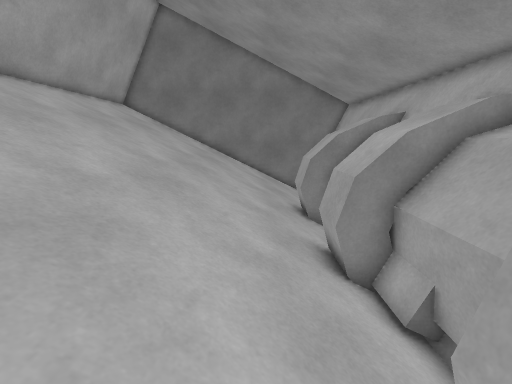
View 1 (above)

12 first-person views from a walk through a 3-D level made in the Unity game engine. The camera is 1.3 m above the floor, tilts 12° down and sees 90° across. The floor is counted in squares, 0.5 m on a side. Each view is taken from the middle of a square. On the plan, view 1 faces up. The plan holds only what a view shows up to about 18 squares ahead; the rest is blank. The place goes on beyond the plan.

View 2
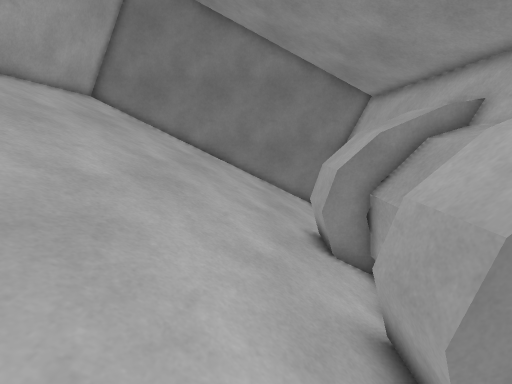

View 3
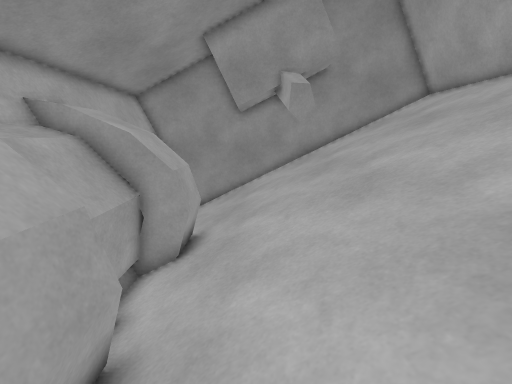

View 4
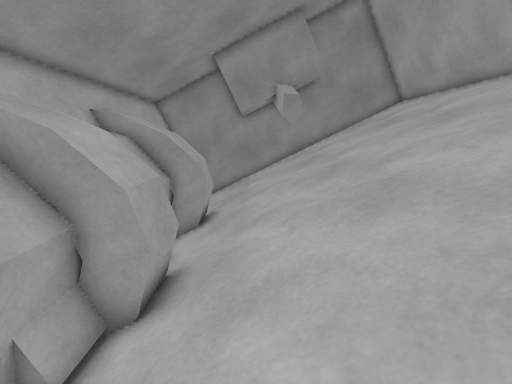

View 5
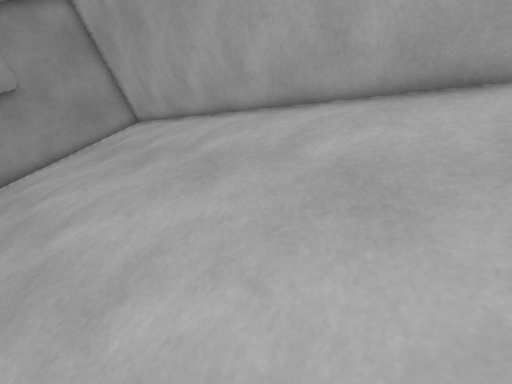

View 6
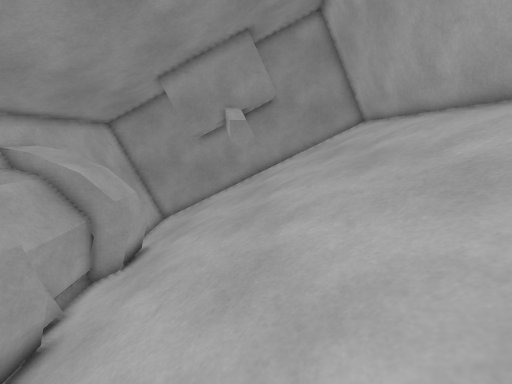

View 7
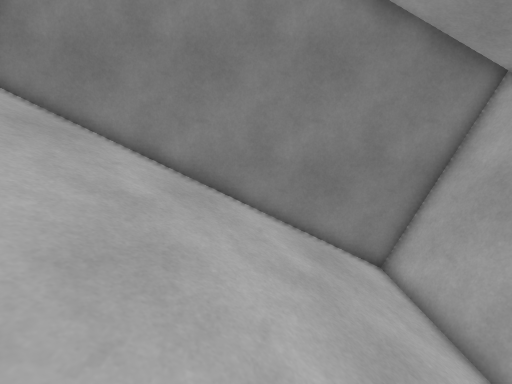

View 8
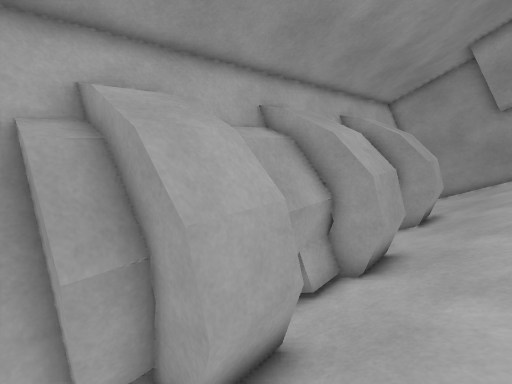

View 9
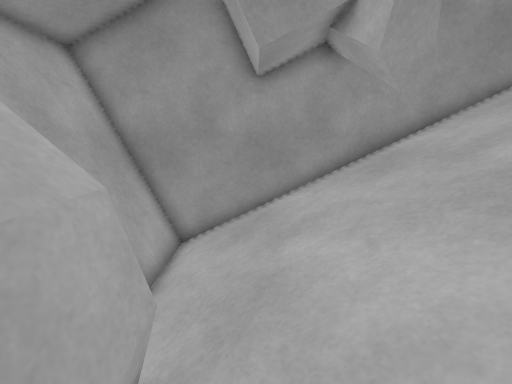

View 10
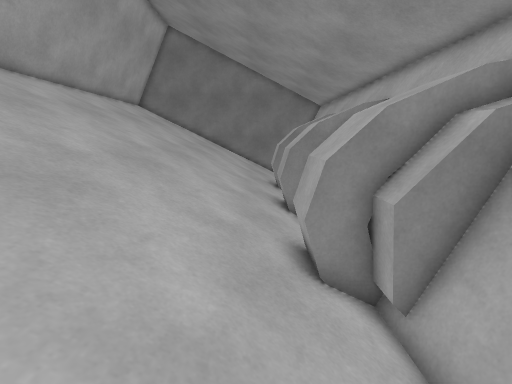

View 11
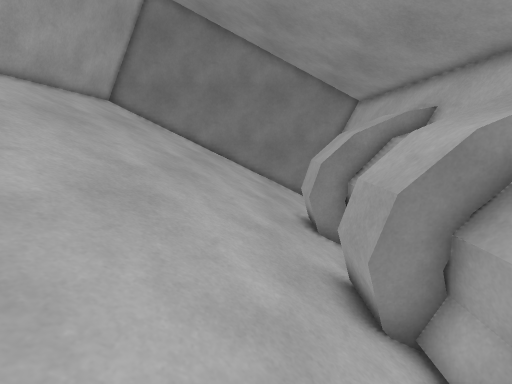

View 12
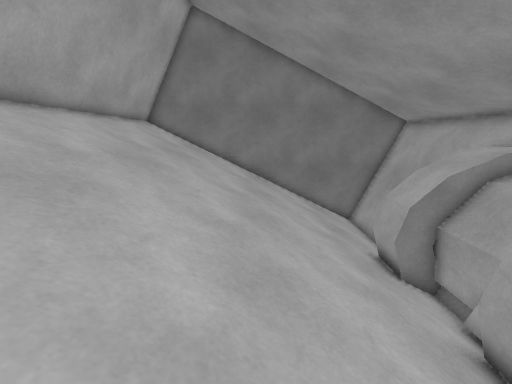

### Floor plan
Key: @ floor where view 1 was taken; # wall or solid block; / step, stairs or slope; = window, fence, low wall or low ledge.
Columns run from 9 left of view 1 to 5 right of it. Each row starts with its distance up from view 1.
 21 ###############
 20 #////////////=#
 19 #////////////=#
 18 #////////////=#
 17 #////////////=#
 16 #////////////=#
 15 #////////////##
 14 #//////////###
 13 #//////////=##
 12 #//////////###
 11 #////////////#
 10 #////////////#
  9 #////////////#
  8 #//////////###
  7 #//////////=#
  6 #//////////###
  5 #////////////#
  4 #////////////#
  3 #////////////#
  2 #//////////=##
  1 #//////////=##
  0 #////////@/####
 -1 #////////////=#
 -2 #////////////=#
 -3 #/////##/////=#
 -4 #/////##/////=#
 -5 #//////#/////=#
 -6 ###############

Positions as (right, up) in squares from view 1, and headings:
1: (0, 0), facing up
2: (0, 4), facing up
3: (0, 10), facing down
4: (0, 13), facing down
5: (-3, 13), facing down-left
6: (-3, 12), facing down
7: (-1, 12), facing up
8: (0, 15), facing down-right
9: (1, 3), facing down
10: (1, -5), facing up
11: (0, 2), facing up
12: (-3, 3), facing up
